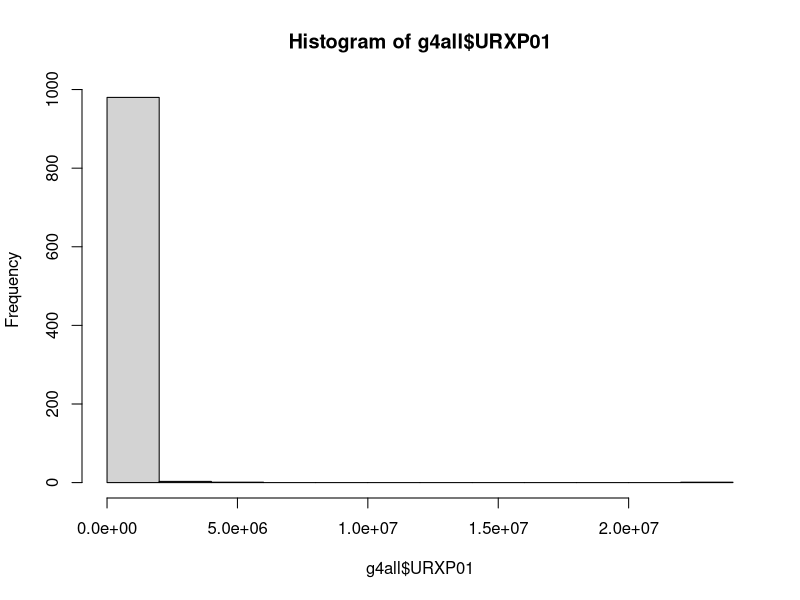
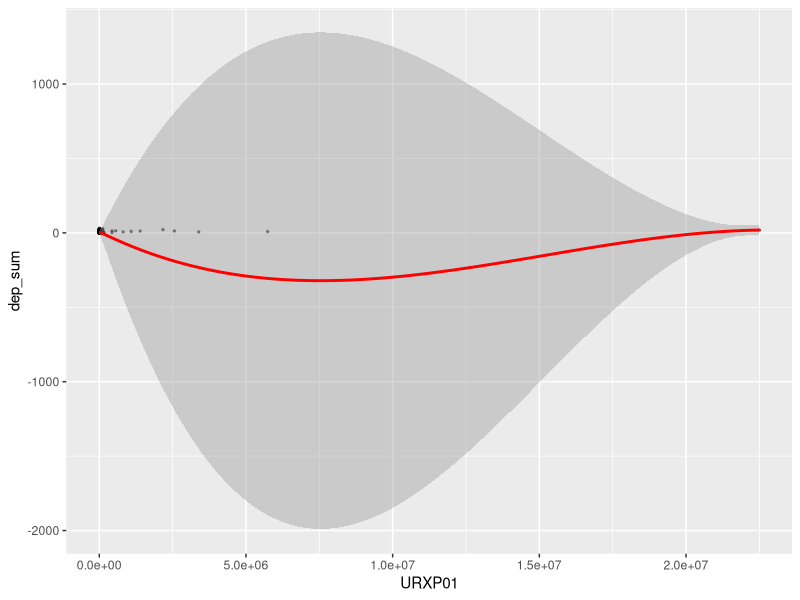

These charts were generated, in order, by the following R code:
library(tidyverse)

conf2015=read.csv("confounders2015.csv")
group4=read.csv("group4.csv")

group4all=merge(group4,conf2015,by="SEQN")
names(group4all)

group4all$dep_sum = rowSums(group4[,c(17:26)])
head(group4all)
group4all=na.omit(group4all)

g4final=select(group4all,"SEQN","URXP01","dep_sum")
head(g4final)

g4all=merge(g4final,conf2015,by="SEQN")
names(g4all)
summary(g4all)
hist(g4all$URXP01)

write_csv(g4all,"g4all.csv")

glm.g4=glm(URXP01~dep_sum,data=g4all)


ggplot(data = glm.g4, mapping = aes(x = URXP01, y = dep_sum)) +
  geom_point(size = 0.5, alpha = 0.5) +
  geom_smooth(method = "loess", color = "red")